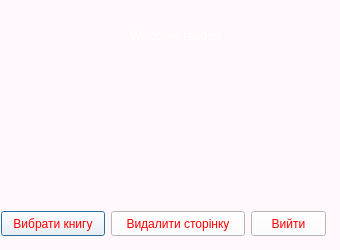
<?xml version="1.0" encoding="UTF-8"?>
<ui version="4.0">
 <class>Entry</class>
 <widget class="QDialog" name="Entry">
  <property name="geometry">
   <rect>
    <x>0</x>
    <y>0</y>
    <width>340</width>
    <height>250</height>
   </rect>
  </property>
  <property name="maximumSize">
   <size>
    <width>340</width>
    <height>250</height>
   </size>
  </property>
  <property name="windowTitle">
   <string>Dialog</string>
  </property>
  <widget class="QLabel" name="label">
   <property name="geometry">
    <rect>
     <x>0</x>
     <y>0</y>
     <width>341</width>
     <height>251</height>
    </rect>
   </property>
   <property name="styleSheet">
    <string notr="true">background:rgb(255, 247, 251)</string>
   </property>
   <property name="text">
    <string/>
   </property>
  </widget>
  <widget class="QLabel" name="label_2">
   <property name="geometry">
    <rect>
     <x>130</x>
     <y>10</y>
     <width>231</width>
     <height>51</height>
    </rect>
   </property>
   <property name="styleSheet">
    <string notr="true">color :rgb(255, 255, 255);
font: 20pt &quot;MS Shell Dlg 2&quot;;</string>
   </property>
   <property name="text">
    <string>Welcome reader!</string>
   </property>
  </widget>
  <widget class="QPushButton" name="pushButton_search_3">
   <property name="geometry">
    <rect>
     <x>1</x>
     <y>211</y>
     <width>104</width>
     <height>25</height>
    </rect>
   </property>
   <property name="styleSheet">
    <string notr="true">
font: 75 8pt &quot;Segoe Script&quot;;
color:rgb(255, 0, 0);background :rgb(255, 255, 255);</string>
   </property>
   <property name="text">
    <string>Вибрати книгу</string>
   </property>
  </widget>
  <widget class="QPushButton" name="pushButton">
   <property name="geometry">
    <rect>
     <x>251</x>
     <y>211</y>
     <width>75</width>
     <height>25</height>
    </rect>
   </property>
   <property name="styleSheet">
    <string notr="true">
font: 75 8pt &quot;Segoe Script&quot;;
color:rgb(255, 0, 0);background :rgb(255, 255, 255);</string>
   </property>
   <property name="text">
    <string>Вийти</string>
   </property>
  </widget>
  <widget class="QPushButton" name="pushButton_2">
   <property name="geometry">
    <rect>
     <x>111</x>
     <y>211</y>
     <width>134</width>
     <height>25</height>
    </rect>
   </property>
   <property name="styleSheet">
    <string notr="true">
font: 75 8pt &quot;Segoe Script&quot;;
color:rgb(255, 0, 0);background :rgb(255, 255, 255);</string>
   </property>
   <property name="text">
    <string>Видалити сторінку</string>
   </property>
  </widget>
 </widget>
 <resources/>
 <connections/>
</ui>
